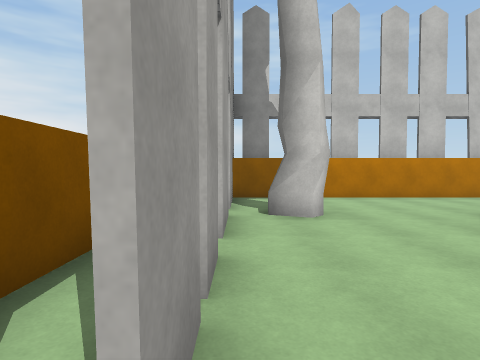
View 1 (above)

16 first-person views from a walk through a Unity game level. The camera is 1.4 m above the floor, tilts 2° down and sees 80° across. The floor is counted in squares, 2 m on a side. Each view is taken from the middle of a square. On the plan, view 1 faces up. The plan holds only what a view shows up to about 10 squares ahead; the rest is blank. The player character is not drawn. Some animated figures are not drawn. Surface patterns are stand-ins for the level's own textures.

View 2
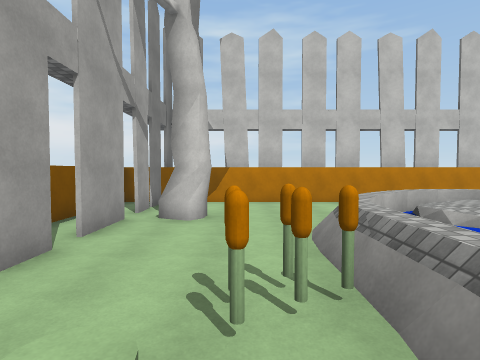

View 3
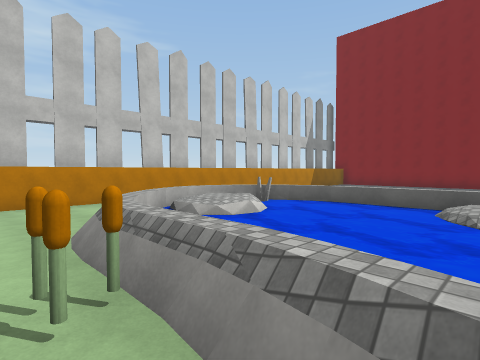

View 4
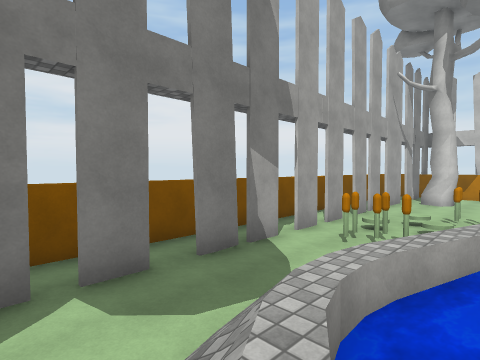

View 5
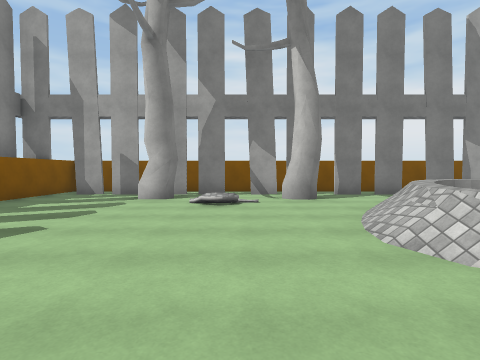

View 6
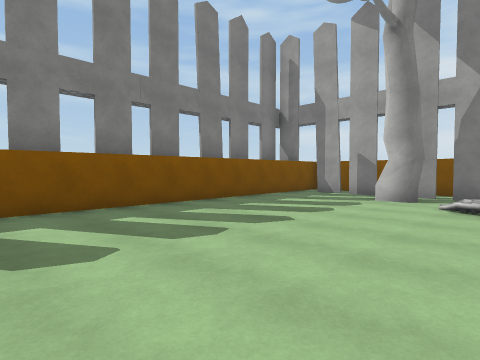

View 7
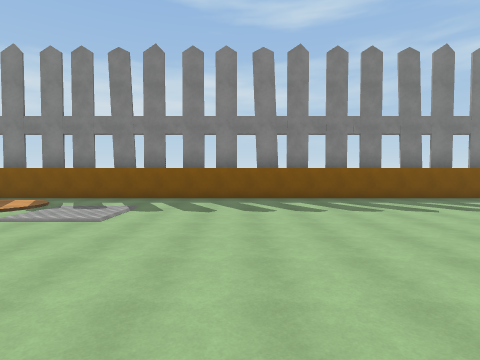

View 8
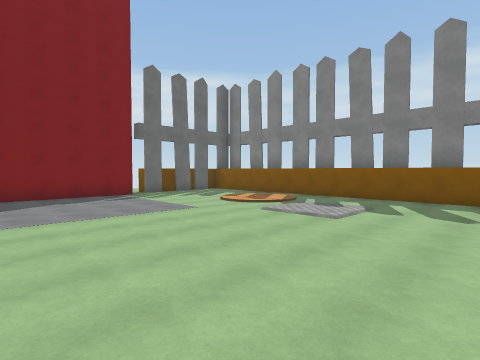

View 9
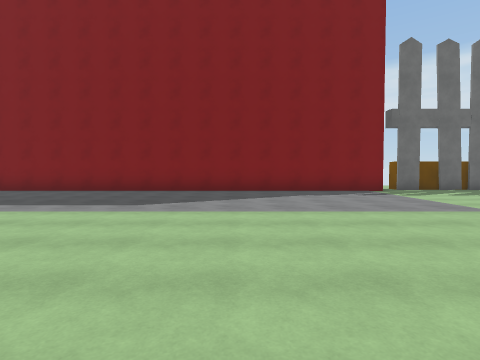

View 10
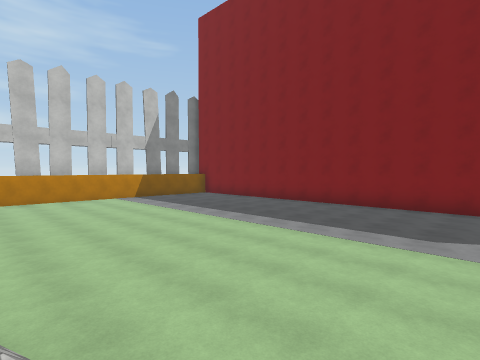

View 11
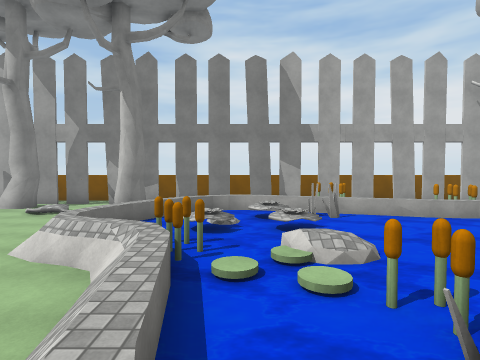

View 12
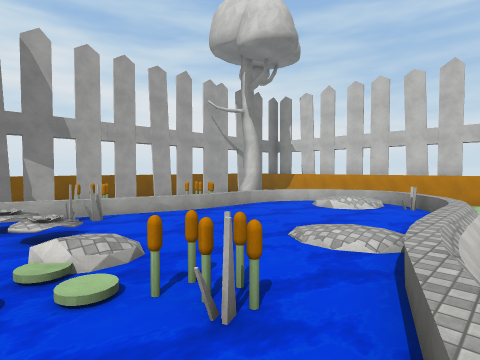

View 13
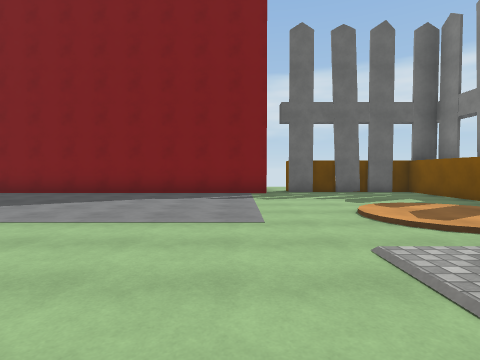

View 14
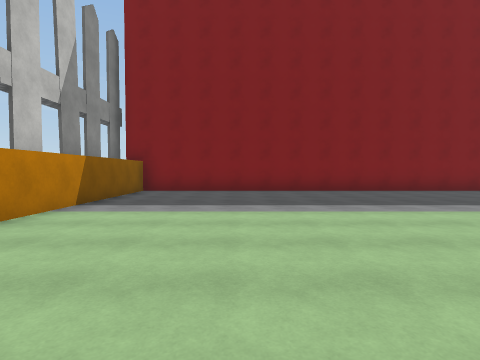

View 15
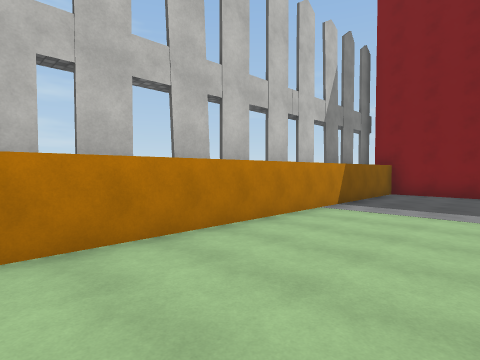

View 16
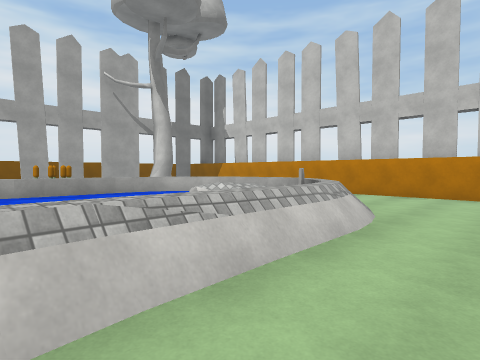

### Floor plan
Key: @ floor where view 1 was taken; # wall or solid block; x gap in a wall; . main floor; : floor 0.25 m higher than the main floor; + floor 0.5 m higher than the main floor; * floor 0.75 m higher than the main floor; % floor 1 m higher than the main floor; / step, stairs or slope; = window, fence, low wall or low ledge; ≈ water the walk keeps out of; v drop or lower ground; T tree; O other object.
Columns run from 2 left of view 1 to 20 right of it. Each row starts with its distance up from view 1.
  8 #######################
  7 #.#...... ............#
  6 #.......  ............#
  5 #.#T../////...........#
  4 #.#.../≈v≈≈/..........#
  3 #.x...≈≈v≈≈/..........#
  2 #.x..+≈≈≈≈≈/..........#
  1 #.#.OO≈≈≈≈≈%..........#
  0 #.@/.+≈≈≈≈≈≈..........#
 -1 #.////≈≈≈≈≈≈..........#
 -2 #.#OO≈≈≈≈≈≈≈..........#
 -3 #.x./≈≈≈≈≈OO*.........#
 -4 #.#./≈≈≈≈≈O≈≈.........#
 -5 #.../≈≈≈≈≈≈≈/.........#
 -6 #.#./≈≈≈OO///.........#
 -7 #.x.//≈≈≈.............#
 -8 # ##.///=.............#
 -9 # #T..................#
-10 #.../.................#
-11 #.#./..................
-12 #.#T.............//...#
-13 #.#............//::...#
-14 #.#............./:/...#
-15 #.....................#
-16 #######################

Positions as (right, up) in squares from view 1, and headings:
1: (0, 0), facing up
2: (2, -1), facing up
3: (2, -1), facing up-right
4: (3, -7), facing up-left
5: (8, -10), facing left
6: (8, -10), facing down-left
7: (9, -6), facing down
8: (9, -6), facing down-right
9: (10, -6), facing right
10: (10, -5), facing up-right
11: (10, -5), facing left
12: (10, -5), facing up-left
13: (11, -10), facing right
14: (10, 4), facing right
15: (9, 4), facing up-right
16: (11, -1), facing up-left
